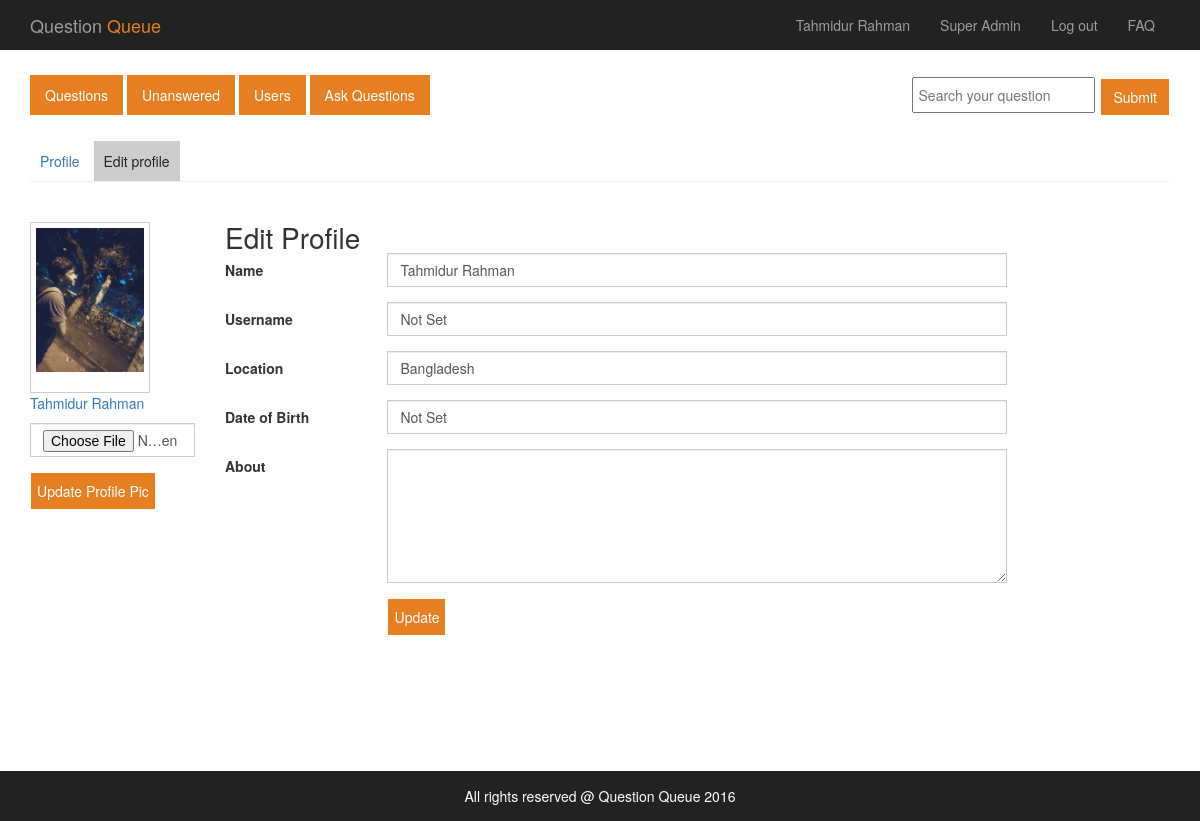
The app's page /admin/edit-profile.php (signed in) with its own data.
### tables this page shows
CREATE TABLE `tbl_users` (
  `id` int(10) NOT NULL,
  `name` varchar(255) NOT NULL,
  `email` varchar(255) NOT NULL,
  `password` varchar(255) NOT NULL,
  `registration_date` datetime NOT NULL DEFAULT CURRENT_TIMESTAMP,
  `prof_pic` varchar(255) NOT NULL,
  `country` varchar(255) NOT NULL,
  `reputation` int(10) NOT NULL DEFAULT '10',
  `username` varchar(255) NOT NULL DEFAULT 'Not Set',
  `about` text NOT NULL,
  `dob` varchar(255) NOT NULL DEFAULT 'Not Set',
  `status` tinyint(4) NOT NULL DEFAULT '0',
  `no_of_ques` int(11) NOT NULL,
  `no_of_ans` int(11) NOT NULL,
  `role` tinyint(4) NOT NULL DEFAULT '0'
);

### lib/Database.php (called while the page is built, shortened)
<?php
Class Database{
	public $host   = DB_HOST;
	public $user   = DB_USER;
	public $pass   = DB_PASS;
	public $dbname = DB_NAME;
	public $link;
	private function connectDB(){
		$this->link = new mysqli($this->host, $this->user, $this->pass, $this->dbname);
 	}
	public function select($query){
		$result = $this->link->query($query) or die($this->link->error.__LINE__);
		if($result->num_rows > 0){
			return $result;
		} else {
			return false;
		}
	}
}

### lib/Session.php (called while the page is built, shortened)
<?php
class Session {
	public static function get($key){
		if (isset($_SESSION[$key])) {
			return $_SESSION[$key];
		} else {
			return false;
		}
	}
}
?>

### admin/edit-profile.php (the view, shortened to what this page needs)
<?php include 'includes/header.php'; ?>
<?php include 'includes/menu.php'; ?>
<div class="profile-area">
	<div class="container">
		<div class="profile">
			<div class="profile-menu">
				<ul>
					<li><a href="index.php">Profile</a></li>
					<li><a class="active-menu" href="edit-profile.php">Edit profile</a></li>
					<li><a href="settings"></a></li>
				</ul>
			</div>
			<div class="profile-details">
				<div class="row">
					<div class="col-md-2">
						<div class="profile-image">
							<img src="<?php echo $get_user_row['prof_pic']; ?>" alt="">
							<p class=""><a href=""><?php echo $get_user_row['name']; ?></a></p>
							<form class="form-horizontal" action="" method="post" enctype="multipart/form-data">
								<div class="form-group">
									<div class="col-sm-12">
										<input type="file" class="form-control custom-input" id="update_profPic" name="update_profPic" placeholder="Profile Pic">
									</div>
								</div>
								<div class="form-group">
									<div class="col-sm-12">
										<button type="submit" class="btn-custom" name="update_profPic_submit">Update Profile Pic</button><br><br>
									</div><br>
								</div>
							</form>
						</div>
					</div>
					<div class="col-md-10">
						<div class="profile-name">
							<h1>Edit Profile</h1>
							<form class="form-horizontal" action="" method="post">
								<div class="form-group">
									<label for="update_name" class="col-sm-2 control-label custom-label">Name</label>
									<div class="col-sm-8">
										<input type="text" value="<?php echo $get_user_row['name']; ?>" class="form-control custom-input" id="update_name" name="update_name" placeholder="Email">
									</div>
								</div>
								<div class="form-group">
									<label for="update_username" class="col-sm-2 control-label custom-label">Username</label>
									<div class="col-sm-8">
										<input type="text" value="<?php echo $get_user_row['username']; ?>" class="form-control custom-input" id="update_username" name="update_username" placeholder="Username">
									</div>
								</div>
								<div class="form-group">
									<label for="update_location" class="col-sm-2 control-label custom-label">Location</label>
									<div class="col-sm-8">
										<input type="text" value="<?php echo $get_user_row['country']; ?>" class="form-control custom-input" id="update_location" name="update_location" placeholder="Username">
									</div>
								</div>
								<div class="form-group">
									<label for="update_dob" class="col-sm-2 control-label custom-label">Date of Birth</label>
									<div class="col-sm-8">
										<input type="text" value="<?php echo $get_user_row['dob']; ?>" class="form-control custom-input" id="update_dob" name="update_dob" placeholder="15/2/2016">
									</div>
								</div>
								<div class="form-group">
									<label for="update_about" class="col-sm-2 control-label custom-label">About</label>
									<div class="col-sm-8">
										<textarea name="update_about" id="update_about" class="form-control custom-textarea" rows="6"><?php echo $get_user_row['about']; ?></textarea>
									</div>
								</div>
								<div class="form-group">
									<div class="col-sm-offset-2 col-sm-10">
										<button type="submit" class="btn-custom" name="update_submit">Update</button><br><br>
									</div><br>
								</div>
							</form>
						</div>
					</div>
				</div>
			</div>
		</div>
	</div>
</div>
<?php include 'includes/footer.php'; ?>

### css/main.css (style rules this page uses)
html { color: #222; font-size: 1em; line-height: 1.4; }
a { text-decoration: none; }
audio, canvas, iframe, img, svg, video { vertical-align: middle; }
textarea { resize: vertical; }
.btn-custom { height: 36px; margin: 1px; border: 0; background: #e67e22; border-radius: 0; color: #fff; }
.active-menu { background: #cccccc; color: #222222; }
.custom-input { border-radius: 0; }
.profile-menu { border-bottom: 1px solid #eee; //margin: 10px 0; padding: 10px 0; //display: block; }
.profile-menu ul { margin: 0; padding: 0; }
.profile-menu ul li { display: inline-block; list-style: none; }
.profile-menu ul li a { text-decoration: none; padding: 10px; }
.profile-details { margin: 40px 0; }
.profile-image img { width: 120px; border: 1px solid #ccc; padding: 5px; padding-bottom: 20px; //border: 5px solid #eee; //border-bottom: 20px solid #eee; }
.profile-name h1 { margin: 0; }
.form-horizontal { //margin-top: 20px; }
.form-horizontal .custom-label { text-align: left; }
.custom-textarea { border-radius: 0; }
.custom-textarea { //border: 1px solid #eee; }

### records on screen
tbl_users: prof_pic (picture), name "Tahmidur Rahman", update_name "Tahmidur Rahman", update_username "Not Set", update_location "Bangladesh", update_dob "Not Set"

### other values on screen
Session::get('user') "Tahmidur Rahman"
